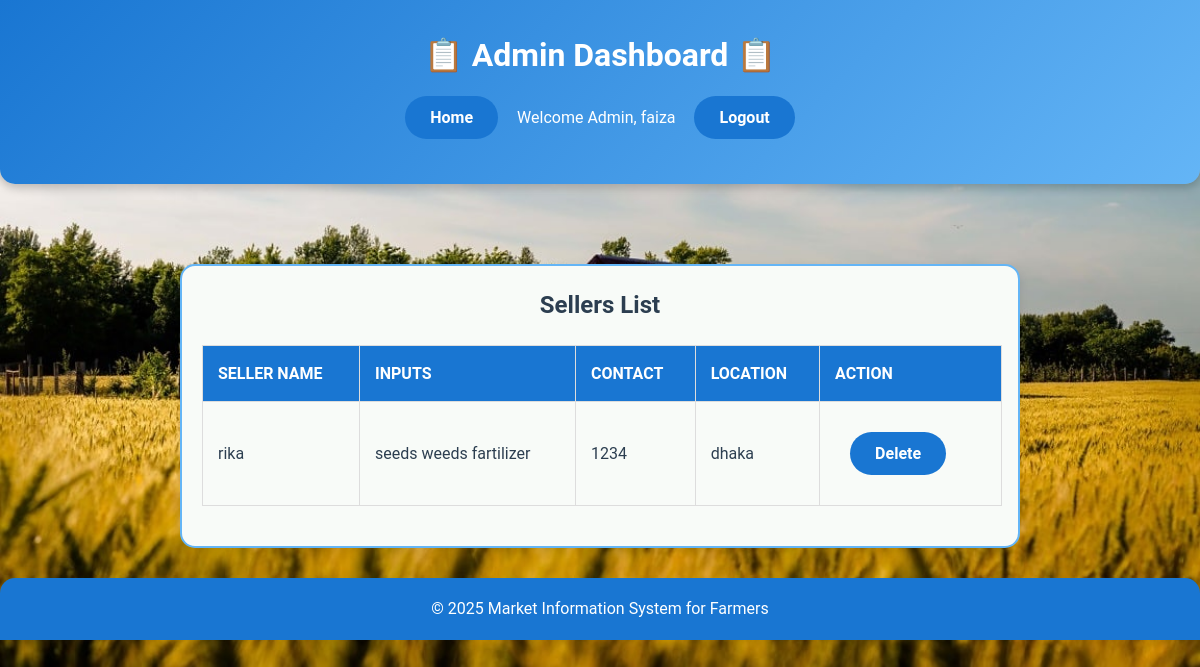
The page /sellers_table.php (signed in) on the database its author committed.
### tables this page shows
CREATE TABLE `sellers` (
  `id` int(11) NOT NULL,
  `name` varchar(255) NOT NULL,
  `email` varchar(255) NOT NULL,
  `password` varchar(255) NOT NULL,
  `contact` varchar(255) NOT NULL,
  `location` varchar(255) NOT NULL,
  `inputs` text NOT NULL
);

### sellers_table.php (the view, shortened to what this page needs)
<?php
require 'db_config.php';
$user_name = $_SESSION['name'];
$sql_sellers = "SELECT id, name, inputs, contact, location FROM sellers";
$result_sellers = $conn->query($sql_sellers);
?>
<!DOCTYPE html>
<html lang="en">
<head>
    <link rel="stylesheet" href="admin_style.css">
</head>
<body>
    <header class="header">
        <div class="header-left">
            <h1>📋 Admin Dashboard 📋</h1>
        </div>
        <div class="header-right">
            <button type="button" onclick="location.href='admin_dashboard.php'">Home</button>
            <span>Welcome Admin, <?php echo $user_name ?></span>
            <a href="logout.php">
                <button type="button">Logout</button>
            </a>
        </div>
    </header>
    <main class="dashboard">
        <section>
            <h2 class="text-success text-center">Sellers List</h2>
            <div class="table-responsive">
                <table class="table table-bordered table-striped">
                    <thead>
                        <tr>
                            <th>Seller Name</th>
                            <th>Inputs</th>
                            <th>Contact</th>
                            <th>Location</th>
                            <th>Action</th>
                        </tr>
                    </thead>
                    <tbody>
                        <?php
                        if ($result_sellers && $result_sellers->num_rows > 0) {
                            while ($row = $result_sellers->fetch_assoc()) {
                                echo "<tr>";
                                echo "  <form method='POST' action=''>";
                                echo "<td>" . htmlspecialchars($row['name']) . "</td>";
                                echo "<td>" . htmlspecialchars($row['inputs']) . "</td>";
                                echo "<td>" . htmlspecialchars($row['contact']) . "</td>";
                                echo "<td>" . htmlspecialchars($row['location']) . "</td>";
                                echo "<td>
                                            <input type='hidden' name='seller_id' value='" . htmlspecialchars($row['id']) . "'>
                                            <button type='submit' name='delete_seller' class='btn btn-danger' onclick=\"return confirm('Are you sure you want to delete this seller?');\">Delete</button>
                                      </td>";
                                echo "</form>";
                                echo "</tr>";
                            }
                        } else {
                            echo "<tr><td colspan='5' class='text-center'>No sellers found</td></tr>";
                        }
                        ?>
                    </tbody>
                </table>
            </div>
        </section>
    </main>
    <footer class="text-center p-3 bg-success text-white mt-0">
        <p>&copy; 2025 Market Information System for Farmers</p>
    </footer>
</body>
</html>

### admin_style.css (style rules this page uses)
* { margin: 0; padding: 0; box-sizing: border-box; font-family: 'Roboto', sans-serif; }
body { background: url('farm-background.jpg') no-repeat center center fixed; background-size: cover; color: #2c3e50; line-height: 1.6; font-size: 16px; overflow-x: hidden; }
header { background: linear-gradient(135deg, #1976D2, #64B5F6); color: #fff; padding: 30px 20px; text-align: center; border-radius: 0 0 15px 15px; box-shadow: 0 4px 10px rgba(0, 0, 0, 0.2); }
footer { background: #1976D2; color: #fff; text-align: center; padding: 18px 0; margin-top: 30px; border-radius: 15px 15px 0 0; }
section { margin: 20px auto; padding: 20px; width: 70%; max-width: 1400px; background: #f8fbf8; border: 2px solid #64B5F6; border-radius: 15px; box-shadow: 0 4px 10px rgba(0, 0, 0, 0.1); transition: transform 0.3s ease; overflow-x: auto; }
section h2 { text-align: center; margin-bottom: 15px; color: #2c3e50; }
table { width: 100%; border-collapse: collapse; margin: 20px 0; text-align: left; min-width: 800px; }
table th, table td { padding: 15px; border: 1px solid #ddd; }
table th { background: #1976D2; color: #fff; text-transform: uppercase; }
button { background: #1976D2; color: #fff; border: none; padding: 12px 25px; margin: 15px; border-radius: 25px; cursor: pointer; font-size: 16px; font-weight: bold; transition: background 0.3s ease, transform 0.3s ease; }
form { max-width: 600px; margin: 0 auto; padding: 20px; background-color: #f8fbf8; border: 2px solid #64B5F6; border-radius: 15px; box-shadow: 0 4px 10px rgba(0, 0, 0, 0.1); }
main.dashboard { padding-top: 60px; }

### rows shown on the page
sellers: name "rika", inputs "seeds weeds fartilizer", contact "1234", location "dhaka"

### other values the page prints
$user_name "faiza"
